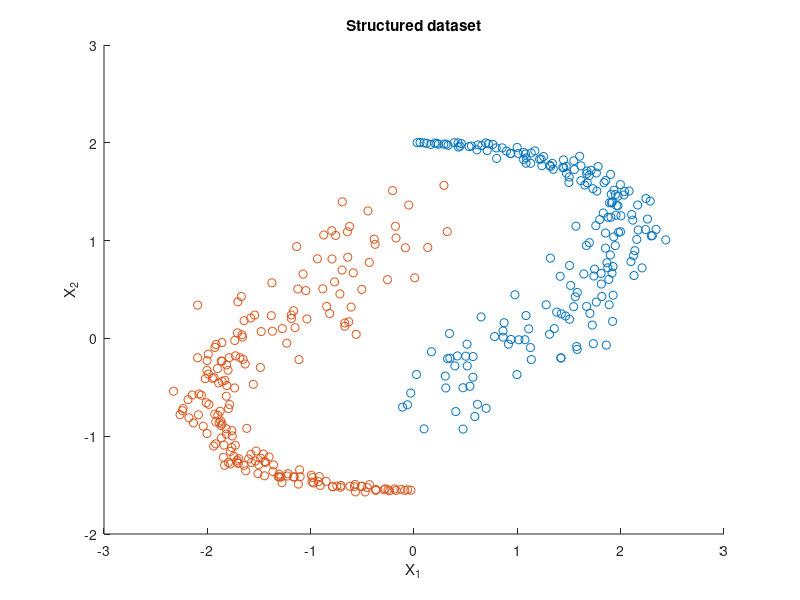

Reproduce this figure in MATLAB. (Note: this script raises an error after producing the figure.)
%%%%%%%%%%%%%%%%%%%%%%%%%%%%%%%%%%%%%%%%%%%%%%%%%%%%%%%%%%%%%%%%%%%%%%%%%%%
%Modification of course code
%%%%%%%%%%%%%%%%%%%%%%%%%%%%%%%%%%%%%%%%%%%%%%%%%%%%%%%%%%%%%%%%%%%%%%%%%%%

clc;
clear;

nb = 400 %Use default 400
sig = 0.3 %Use default 0.3

nb=nb/2;


% construct data
leng = 1;
for t=1:nb, 
  yin(t,:) = [2.*sin(t/nb*pi*leng) 2.*cos(.61*t/nb*pi*leng) (t/nb*sig)]; 
  yang(t,:) = [-2.*sin(t/nb*pi*leng) .45-2.*cos(.61*t/nb*pi*leng) (t/nb*sig)]; 
  samplesyin(t,:)  = [yin(t,1)+yin(t,3).*randn   yin(t,2)+yin(t,3).*randn];
  samplesyang(t,:) = [yang(t,1)+yang(t,3).*randn   yang(t,2)+yang(t,3).*randn];
end


% plot dataset
h=figure; hold on
plot(samplesyin(:,1),samplesyin(:,2),'o');
plot(samplesyang(:,1),samplesyang(:,2),'o');
xlabel('X_1');
ylabel('X_2');
title('Structured dataset');
disp('Press any key to continue');
pause;



sig2 = 0.4 %Defaults
approx = 'eigs' %1: 'eigs' 2:'eign'

% calculate the eigenvectors in the feature space (principal components)

%[lam,U] = kpca([samplesyin;samplesyang],'RBF_kernel',sig2,[],approx,nc);


% calculate the projections on the principal components
% Xax = -3:.1:3; Yax = -3.2:.1:3.2;
% [A,B] = meshgrid(Xax,Yax);
% grid = [reshape(A,prod(size(A)),1) reshape(B,1,prod(size(B)))'];
% k = kernel_matrix([samplesyin;samplesyang],'RBF_kernel',sig2,grid)';
% projections = k*U;

% plot the projections on the first component

% plot(samplesyin(:,1),samplesyin(:,2),'o');hold on;
% plot(samplesyang(:,1),samplesyang(:,2),'o');
% contour(Xax,Yax,reshape(projections(:,1),length(Yax),length(Xax)));
% title('Kernel PCA - Projections of the input space on the first principal component');
% figure(h);
% disp('Press any key to continue');
% pause;

% Denoise the data by minimizing the reconstruction error
Rerror = [];
for nc = 1:20
    xd = denoise_kpca([samplesyin;samplesyang],'RBF_kernel',sig2,[],approx,nc);
%h2=figure;
%To calculate Reconstruction Error
    Rerror(nc) = sum(sum((xd - [samplesyin;samplesyang]).^2))
end
%Plot the reconstruction error by index
plot(1:20,Rerror);
xlabel('nc');
ylabel('Reconstruction Error');
title('Reconstruction Error by Number of Components');

%Set the number of components to be recalculated along with minimum error
%to be plotted
nc = input('\n How many score variables? [2]'); if isempty(nc) nc=1; end;
xd = denoise_kpca([samplesyin;samplesyang],'RBF_kernel',sig2,[],approx,nc);
rerror = sum(sum((xd - [samplesyin;samplesyang]).^2));

figure;
plot(samplesyin(:,1),samplesyin(:,2),'o');
hold on;
plot(samplesyang(:,1),samplesyang(:,2),'o','Color',[189/255 55/255 139/255]);
plot(xd(:,1),xd(:,2),'r+');
hold off;
title({'Kernel PCA - Denoised datapoints in red';sprintf('Reconstruction Error - %d',rerror)});